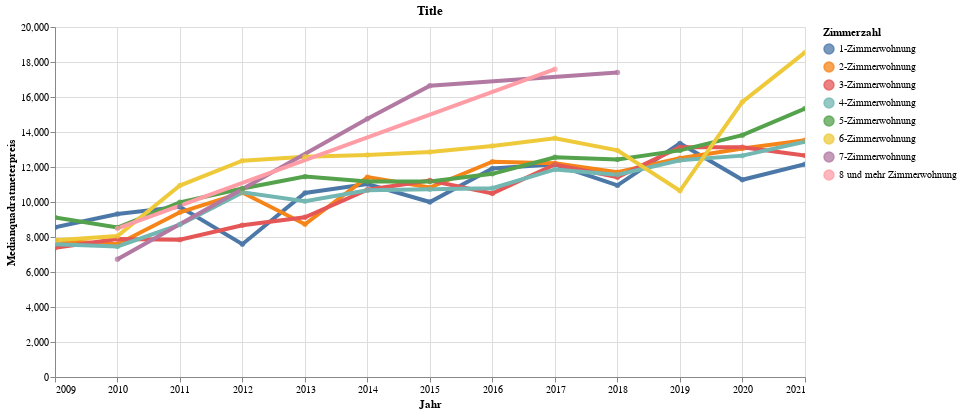

This figure's notebook cell:
### Code cell
highlight = alt.selection(type='single', on='mouseover', fields=['Zimmerzahl'], nearest=True)
#x='date:StichtagDatJahr',
base = alt.Chart(data2betested.reset_index().query('Anzahl_HAE != "1–3"'), title="Title").encode(
    x=alt.X('Jahr', axis=alt.Axis(title='Jahr'))# , axis=alt.Axis(format='%', title='percentage')
    , y=alt.X('Medianqmp', axis=alt.Axis(title='Medianquadratmeterpreis'))
    , color=alt.Color('Zimmerzahl', legend=alt.Legend(title="Zimmerzahl", orient="right"))  
    ,tooltip=['Jahr', 'Zimmerzahl','Medianqmp','Medianwhgpreis','Anzahl_HAE']    
)
points = base.mark_circle().encode(
    opacity=alt.value(0.75)
).add_selection(
    highlight
).properties(
    width=750 , height=350
)
lines = base.mark_line().encode(
    size=alt.condition(~highlight, alt.value(0.5), alt.value(4))
).interactive()

lines + points

### Figure 1 — Vega-Lite specification as saved in the notebook (floating-point values rounded to 4 significant figures)
{"config": {"view": {"continuousWidth": 400, "continuousHeight": 300}}, "layer": [{"mark": "line", "encoding": {"color": {"type": "nominal", "field": "Zimmerzahl", "legend": {"orient": "right", "title": "Zimmerzahl"}}, "size": {"condition": {"value": 0.5, "selection": {"not": "selector007"}}, "value": 4}, "tooltip": [{"type": "temporal", "field": "Jahr"}, {"type": "nominal", "field": "Zimmerzahl"}, {"type": "quantitative", "field": "Medianqmp"}, {"type": "quantitative", "field": "Medianwhgpreis"}, {"type": "nominal", "field": "Anzahl_HAE"}], "x": {"type": "temporal", "axis": {"title": "Jahr"}, "field": "Jahr"}, "y": {"type": "quantitative", "axis": {"title": "Medianquadratmeterpreis"}, "field": "Medianqmp"}}, "selection": {"selector008": {"type": "interval", "bind": "scales", "encodings": ["x", "y"]}}, "title": "Title"}, {"mark": "circle", "encoding": {"color": {"type": "nominal", "field": "Zimmerzahl", "legend": {"orient": "right", "title": "Zimmerzahl"}}, "opacity": {"value": 0.75}, "tooltip": [{"type": "temporal", "field": "Jahr"}, {"type": "nominal", "field": "Zimmerzahl"}, {"type": "quantitative", "field": "Medianqmp"}, {"type": "quantitative", "field": "Medianwhgpreis"}, {"type": "nominal", "field": "Anzahl_HAE"}], "x": {"type": "temporal", "axis": {"title": "Jahr"}, "field": "Jahr"}, "y": {"type": "quantitative", "axis": {"title": "Medianquadratmeterpreis"}, "field": "Medianqmp"}}, "height": 350, "selection": {"selector007": {"type": "single", "on": "mouseover", "fields": ["Zimmerzahl"], "nearest": true}}, "title": "Title", "width": 750}], "data": {"name": "data-95ebde701f9c97de69d7610c731fdbf0"}, "$schema": "https://vega.github.io/schema/vega-lite/v4.8.1.json", "datasets": {"data-95ebde701f9c97de69d7610c731fdbf0": [{"Jahr": "2009-01-01T00:00:00", "Zimmerzahl": "1-Zimmerwohnung", "Zimmerzahl_S": 1, "Medianqmp": 8550, "Medianwhgpreis": 265000, "Anzahl_HAE": "31"}, {"Jahr": "2009-01-01T00:00:00", "Zimmerzahl": "2-Zimmerwohnung", "Zimmerzahl_S": 2, "Medianqmp": 7800, "Medianwhgpreis": 505000, "Anzahl_HAE": "89"}, {"Jahr": "2009-01-01T00:00:00", "Zimmerzahl": "3-Zimmerwohnung", "Zimmerzahl_S": 3, "Medianqmp": 7390, "Medianwhgpreis": 698550, "Anzahl_HAE": "143"}, {"Jahr": "2009-01-01T00:00:00", "Zimmerzahl": "4-Zimmerwohnung", "Zimmerzahl_S": 4, "Medianqmp": 7580, "Medianwhgpreis": 855750, "Anzahl_HAE": "208"}, {"Jahr": "2009-01-01T00:00:00", "Zimmerzahl": "5-Zimmerwohnung", "Zimmerzahl_S": 5, "Medianqmp": 9120, "Medianwhgpreis": 1312500, "Anzahl_HAE": "83"}, {"Jahr": "2009-01-01T00:00:00", "Zimmerzahl": "6-Zimmerwohnung", "Zimmerzahl_S": 6, "Medianqmp": 7810, "Medianwhgpreis": 1465000, "Anzahl_HAE": "33"}, {"Jahr": "2010-01-01T00:00:00", "Zimmerzahl": "1-Zimmerwohnung", "Zimmerzahl_S": 1, "Medianqmp": 9310, "Medianwhgpreis": 293650, "Anzahl_HAE": "34"}, {"Jahr": "2010-01-01T00:00:00", "Zimmerzahl": "2-Zimmerwohnung", "Zimmerzahl_S": 2, "Medianqmp": 7590, "Medianwhgpreis": 522500, "Anzahl_HAE": "82"}, {"Jahr": "2010-01-01T00:00:00", "Zimmerzahl": "3-Zimmerwohnung", "Zimmerzahl_S": 3, "Medianqmp": 7890, "Medianwhgpreis": 790000, "Anzahl_HAE": "223"}, {"Jahr": "2010-01-01T00:00:00", "Zimmerzahl": "4-Zimmerwohnung", "Zimmerzahl_S": 4, "Medianqmp": 7460, "Medianwhgpreis": 940000, "Anzahl_HAE": "253"}, {"Jahr": "2010-01-01T00:00:00", "Zimmerzahl": "5-Zimmerwohnung", "Zimmerzahl_S": 5, "Medianqmp": 8540, "Medianwhgpreis": 1195000, "Anzahl_HAE": "113"}, {"Jahr": "2010-01-01T00:00:00", "Zimmerzahl": "6-Zimmerwohnung", "Zimmerzahl_S": 6, "Medianqmp": 8060, "Medianwhgpreis": 1725250, "Anzahl_HAE": "27"}, {"Jahr": "2010-01-01T00:00:00", "Zimmerzahl": "7-Zimmerwohnung", "Zimmerzahl_S": 7, "Medianqmp": 6730, "Medianwhgpreis": 1285000, "Anzahl_HAE": "6"}, {"Jahr": "2010-01-01T00:00:00", "Zimmerzahl": "8 und mehr Zimmerwohnung", "Zimmerzahl_S": 8, "Medianqmp": 8490, "Medianwhgpreis": 2737500, "Anzahl_HAE": "4"}, {"Jahr": "2011-01-01T00:00:00", "Zimmerzahl": "1-Zimmerwohnung", "Zimmerzahl_S": 1, "Medianqmp": 9730, "Medianwhgpreis": 311000, "Anzahl_HAE": "42"}, {"Jahr": "2011-01-01T00:00:00", "Zimmerzahl": "2-Zimmerwohnung", "Zimmerzahl_S": 2, "Medianqmp": 9410, "Medianwhgpreis": 642500, "Anzahl_HAE": "82"}, {"Jahr": "2011-01-01T00:00:00", "Zimmerzahl": "3-Zimmerwohnung", "Zimmerzahl_S": 3, "Medianqmp": 7850, "Medianwhgpreis": 747500, "Anzahl_HAE": "162"}, {"Jahr": "2011-01-01T00:00:00", "Zimmerzahl": "4-Zimmerwohnung", "Zimmerzahl_S": 4, "Medianqmp": 8710, "Medianwhgpreis": 1000000, "Anzahl_HAE": "183"}, {"Jahr": "2011-01-01T00:00:00", "Zimmerzahl": "5-Zimmerwohnung", "Zimmerzahl_S": 5, "Medianqmp": 9980, "Medianwhgpreis": 1450000, "Anzahl_HAE": "79"}, {"Jahr": "2011-01-01T00:00:00", "Zimmerzahl": "6-Zimmerwohnung", "Zimmerzahl_S": 6, "Medianqmp": 10940, "Medianwhgpreis": 1752500, "Anzahl_HAE": "14"}, {"Jahr": "2012-01-01T00:00:00", "Zimmerzahl": "1-Zimmerwohnung", "Zimmerzahl_S": 1, "Medianqmp": 7590, "Medianwhgpreis": 310000, "Anzahl_HAE": "39"}, {"Jahr": "2012-01-01T00:00:00", "Zimmerzahl": "2-Zimmerwohnung", "Zimmerzahl_S": 2, "Medianqmp": 10540, "Medianwhgpreis": 722000, "Anzahl_HAE": "69"}, {"Jahr": "2012-01-01T00:00:00", "Zimmerzahl": "3-Zimmerwohnung", "Zimmerzahl_S": 3, "Medianqmp": 8670, "Medianwhgpreis": 802000, "Anzahl_HAE": "154"}, {"Jahr": "2012-01-01T00:00:00", "Zimmerzahl": "4-Zimmerwohnung", "Zimmerzahl_S": 4, "Medianqmp": 10550, "Medianwhgpreis": 1340000, "Anzahl_HAE": "148"}, {"Jahr": "2012-01-01T00:00:00", "Zimmerzahl": "5-Zimmerwohnung", "Zimmerzahl_S": 5, "Medianqmp": 10770, "Medianwhgpreis": 1515000, "Anzahl_HAE": "54"}, {"Jahr": "2012-01-01T00:00:00", "Zimmerzahl": "6-Zimmerwohnung", "Zimmerzahl_S": 6, "Medianqmp": 12360, "Medianwhgpreis": 2215000, "Anzahl_HAE": "26"}, {"Jahr": "2013-01-01T00:00:00", "Zimmerzahl": "1-Zimmerwohnung", "Zimmerzahl_S": 1, "Medianqmp": 10520, "Medianwhgpreis": 315430, "Anzahl_HAE": "22"}, {"Jahr": "2013-01-01T00:00:00", "Zimmerzahl": "2-Zimmerwohnung", "Zimmerzahl_S": 2, "Medianqmp": 8730, "Medianwhgpreis": 795000, "Anzahl_HAE": "110"}, {"Jahr": "2013-01-01T00:00:00", "Zimmerzahl": "3-Zimmerwohnung", "Zimmerzahl_S": 3, "Medianqmp": 9130, "Medianwhgpreis": 940000, "Anzahl_HAE": "167"}, {"Jahr": "2013-01-01T00:00:00", "Zimmerzahl": "4-Zimmerwohnung", "Zimmerzahl_S": 4, "Medianqmp": 10050, "Medianwhgpreis": 1237500, "Anzahl_HAE": "152"}, {"Jahr": "2013-01-01T00:00:00", "Zimmerzahl": "5-Zimmerwohnung", "Zimmerzahl_S": 5, "Medianqmp": 11450, "Medianwhgpreis": 1608000, "Anzahl_HAE": "54"}, {"Jahr": "2013-01-01T00:00:00", "Zimmerzahl": "6-Zimmerwohnung", "Zimmerzahl_S": 6, "Medianqmp": 12580, "Medianwhgpreis": 2000000, "Anzahl_HAE": "11"}, {"Jahr": "2014-01-01T00:00:00", "Zimmerzahl": "1-Zimmerwohnung", "Zimmerzahl_S": 1, "Medianqmp": 11030, "Medianwhgpreis": 665000, "Anzahl_HAE": "87"}, {"Jahr": "2014-01-01T00:00:00", "Zimmerzahl": "2-Zimmerwohnung", "Zimmerzahl_S": 2, "Medianqmp": 11420, "Medianwhgpreis": 910000, "Anzahl_HAE": "141"}, {"Jahr": "2014-01-01T00:00:00", "Zimmerzahl": "3-Zimmerwohnung", "Zimmerzahl_S": 3, "Medianqmp": 10700, "Medianwhgpreis": 1060000, "Anzahl_HAE": "216"}, {"Jahr": "2014-01-01T00:00:00", "Zimmerzahl": "4-Zimmerwohnung", "Zimmerzahl_S": 4, "Medianqmp": 10670, "Medianwhgpreis": 1263000, "Anzahl_HAE": "151"}, {"Jahr": "2014-01-01T00:00:00", "Zimmerzahl": "5-Zimmerwohnung", "Zimmerzahl_S": 5, "Medianqmp": 11170, "Medianwhgpreis": 1720090, "Anzahl_HAE": "63"}, {"Jahr": "2014-01-01T00:00:00", "Zimmerzahl": "6-Zimmerwohnung", "Zimmerzahl_S": 6, "Medianqmp": 12690, "Medianwhgpreis": 2175000, "Anzahl_HAE": "14"}, {"Jahr": "2014-01-01T00:00:00", "Zimmerzahl": "7-Zimmerwohnung", "Zimmerzahl_S": 7, "Medianqmp": 14760, "Medianwhgpreis": 3435950, "Anzahl_HAE": "3-5"}, {"Jahr": "2015-01-01T00:00:00", "Zimmerzahl": "1-Zimmerwohnung", "Zimmerzahl_S": 1, "Medianqmp": 10000, "Medianwhgpreis": 470000, "Anzahl_HAE": "33"}, {"Jahr": "2015-01-01T00:00:00", "Zimmerzahl": "2-Zimmerwohnung", "Zimmerzahl_S": 2, "Medianqmp": 10830, "Medianwhgpreis": 755000, "Anzahl_HAE": "162"}, {"Jahr": "2015-01-01T00:00:00", "Zimmerzahl": "3-Zimmerwohnung", "Zimmerzahl_S": 3, "Medianqmp": 11230, "Medianwhgpreis": 1123000, "Anzahl_HAE": "285"}, {"Jahr": "2015-01-01T00:00:00", "Zimmerzahl": "4-Zimmerwohnung", "Zimmerzahl_S": 4, "Medianqmp": 10730, "Medianwhgpreis": 1360000, "Anzahl_HAE": "246"}, {"Jahr": "2015-01-01T00:00:00", "Zimmerzahl": "5-Zimmerwohnung", "Zimmerzahl_S": 5, "Medianqmp": 11170, "Medianwhgpreis": 1695000, "Anzahl_HAE": "105"}, {"Jahr": "2015-01-01T00:00:00", "Zimmerzahl": "6-Zimmerwohnung", "Zimmerzahl_S": 6, "Medianqmp": 12860, "Medianwhgpreis": 2142000, "Anzahl_HAE": "15"}, {"Jahr": "2015-01-01T00:00:00", "Zimmerzahl": "7-Zimmerwohnung", "Zimmerzahl_S": 7, "Medianqmp": 16640, "Medianwhgpreis": 2900000, "Anzahl_HAE": "4"}, {"Jahr": "2016-01-01T00:00:00", "Zimmerzahl": "1-Zimmerwohnung", "Zimmerzahl_S": 1, "Medianqmp": 11920, "Medianwhgpreis": 621000, "Anzahl_HAE": "43"}, {"Jahr": "2016-01-01T00:00:00", "Zimmerzahl": "2-Zimmerwohnung", "Zimmerzahl_S": 2, "Medianqmp": 12300, "Medianwhgpreis": 830000, "Anzahl_HAE": "107"}, {"Jahr": "2016-01-01T00:00:00", "Zimmerzahl": "3-Zimmerwohnung", "Zimmerzahl_S": 3, "Medianqmp": 10490, "Medianwhgpreis": 1045000, "Anzahl_HAE": "229"}, {"Jahr": "2016-01-01T00:00:00", "Zimmerzahl": "4-Zimmerwohnung", "Zimmerzahl_S": 4, "Medianqmp": 10790, "Medianwhgpreis": 1365000, "Anzahl_HAE": "208"}, {"Jahr": "2016-01-01T00:00:00", "Zimmerzahl": "5-Zimmerwohnung", "Zimmerzahl_S": 5, "Medianqmp": 11610, "Medianwhgpreis": 1755000, "Anzahl_HAE": "69"}, {"Jahr": "2016-01-01T00:00:00", "Zimmerzahl": "6-Zimmerwohnung", "Zimmerzahl_S": 6, "Medianqmp": 13200, "Medianwhgpreis": 2380000, "Anzahl_HAE": "11"}, {"Jahr": "2017-01-01T00:00:00", "Zimmerzahl": "1-Zimmerwohnung", "Zimmerzahl_S": 1, "Medianqmp": 12150, "Medianwhgpreis": 410000, "Anzahl_HAE": "27"}, {"Jahr": "2017-01-01T00:00:00", "Zimmerzahl": "2-Zimmerwohnung", "Zimmerzahl_S": 2, "Medianqmp": 12210, "Medianwhgpreis": 899150, "Anzahl_HAE": "114"}, {"Jahr": "2017-01-01T00:00:00", "Zimmerzahl": "3-Zimmerwohnung", "Zimmerzahl_S": 3, "Medianqmp": 12140, "Medianwhgpreis": 1110000, "Anzahl_HAE": "126"}, {"Jahr": "2017-01-01T00:00:00", "Zimmerzahl": "4-Zimmerwohnung", "Zimmerzahl_S": 4, "Medianqmp": 11860, "Medianwhgpreis": 1450000, "Anzahl_HAE": "179"}, {"Jahr": "2017-01-01T00:00:00", "Zimmerzahl": "5-Zimmerwohnung", "Zimmerzahl_S": 5, "Medianqmp": 12560, "Medianwhgpreis": 1900000, "Anzahl_HAE": "71"}, {"Jahr": "2017-01-01T00:00:00", "Zimmerzahl": "6-Zimmerwohnung", "Zimmerzahl_S": 6, "Medianqmp": 13640, "Medianwhgpreis": 2990000, "Anzahl_HAE": "21"}, {"Jahr": "2017-01-01T00:00:00", "Zimmerzahl": "8 und mehr Zimmerwohnung", "Zimmerzahl_S": 8, "Medianqmp": 17590, "Medianwhgpreis": 5335000, "Anzahl_HAE": "5-7"}, {"Jahr": "2018-01-01T00:00:00", "Zimmerzahl": "1-Zimmerwohnung", "Zimmerzahl_S": 1, "Medianqmp": 10950, "Medianwhgpreis": 730000, "Anzahl_HAE": "36"}, {"Jahr": "2018-01-01T00:00:00", "Zimmerzahl": "2-Zimmerwohnung", "Zimmerzahl_S": 2, "Medianqmp": 11700, "Medianwhgpreis": 750000, "Anzahl_HAE": "97"}, {"Jahr": "2018-01-01T00:00:00", "Zimmerzahl": "3-Zimmerwohnung", "Zimmerzahl_S": 3, "Medianqmp": 11420, "Medianwhgpreis": 1020000, "Anzahl_HAE": "186"}, {"Jahr": "2018-01-01T00:00:00", "Zimmerzahl": "4-Zimmerwohnung", "Zimmerzahl_S": 4, "Medianqmp": 11560, "Medianwhgpreis": 1362500, "Anzahl_HAE": "178"}, {"Jahr": "2018-01-01T00:00:00", "Zimmerzahl": "5-Zimmerwohnung", "Zimmerzahl_S": 5, "Medianqmp": 12430, "Medianwhgpreis": 1752500, "Anzahl_HAE": "72"}, {"Jahr": "2018-01-01T00:00:00", "Zimmerzahl": "6-Zimmerwohnung", "Zimmerzahl_S": 6, "Medianqmp": 12950, "Medianwhgpreis": 2550000, "Anzahl_HAE": "11"}, {"Jahr": "2018-01-01T00:00:00", "Zimmerzahl": "7-Zimmerwohnung", "Zimmerzahl_S": 7, "Medianqmp": 17400, "Medianwhgpreis": 3300000, "Anzahl_HAE": "4"}, {"Jahr": "2019-01-01T00:00:00", "Zimmerzahl": "1-Zimmerwohnung", "Zimmerzahl_S": 1, "Medianqmp": 13350, "Medianwhgpreis": 525000, "Anzahl_HAE": "26"}, {"Jahr": "2019-01-01T00:00:00", "Zimmerzahl": "2-Zimmerwohnung", "Zimmerzahl_S": 2, "Medianqmp": 12500, "Medianwhgpreis": 820000, "Anzahl_HAE": "81"}, {"Jahr": "2019-01-01T00:00:00", "Zimmerzahl": "3-Zimmerwohnung", "Zimmerzahl_S": 3, "Medianqmp": 13130, "Medianwhgpreis": 1212500, "Anzahl_HAE": "136"}, {"Jahr": "2019-01-01T00:00:00", "Zimmerzahl": "4-Zimmerwohnung", "Zimmerzahl_S": 4, "Medianqmp": 12380, "Medianwhgpreis": 1380000, "Anzahl_HAE": "141"}, {"Jahr": "2019-01-01T00:00:00", "Zimmerzahl": "5-Zimmerwohnung", "Zimmerzahl_S": 5, "Medianqmp": 12950, "Medianwhgpreis": 1750000, "Anzahl_HAE": "52"}, {"Jahr": "2019-01-01T00:00:00", "Zimmerzahl": "6-Zimmerwohnung", "Zimmerzahl_S": 6, "Medianqmp": 10640, "Medianwhgpreis": 1725000, "Anzahl_HAE": "6-10"}, {"Jahr": "2020-01-01T00:00:00", "Zimmerzahl": "1-Zimmerwohnung", "Zimmerzahl_S": 1, "Medianqmp": 11270, "Medianwhgpreis": 388080, "Anzahl_HAE": "34"}, {"Jahr": "2020-01-01T00:00:00", "Zimmerzahl": "2-Zimmerwohnung", "Zimmerzahl_S": 2, "Medianqmp": 13060, "Medianwhgpreis": 868000, "Anzahl_HAE": "100"}, {"Jahr": "2020-01-01T00:00:00", "Zimmerzahl": "3-Zimmerwohnung", "Zimmerzahl_S": 3, "Medianqmp": 13130, "Medianwhgpreis": 1172500, "Anzahl_HAE": "172"}, {"Jahr": "2020-01-01T00:00:00", "Zimmerzahl": "4-Zimmerwohnung", "Zimmerzahl_S": 4, "Medianqmp": 12650, "Medianwhgpreis": 1495000, "Anzahl_HAE": "165"}, {"Jahr": "2020-01-01T00:00:00", "Zimmerzahl": "5-Zimmerwohnung", "Zimmerzahl_S": 5, "Medianqmp": 13820, "Medianwhgpreis": 2100000, "Anzahl_HAE": "57"}, {"Jahr": "2020-01-01T00:00:00", "Zimmerzahl": "6-Zimmerwohnung", "Zimmerzahl_S": 6, "Medianqmp": 15720, "Medianwhgpreis": 2550000, "Anzahl_HAE": "21"}, {"Jahr": "2021-01-01T00:00:00", "Zimmerzahl": "1-Zimmerwohnung", "Zimmerzahl_S": 1, "Medianqmp": 12160, "Medianwhgpreis": 610000, "Anzahl_HAE": "110"}, {"Jahr": "2021-01-01T00:00:00", "Zimmerzahl": "2-Zimmerwohnung", "Zimmerzahl_S": 2, "Medianqmp": 13530, "Medianwhgpreis": 825000, "Anzahl_HAE": "99"}, {"Jahr": "2021-01-01T00:00:00", "Zimmerzahl": "3-Zimmerwohnung", "Zimmerzahl_S": 3, "Medianqmp": 12650, "Medianwhgpreis": 1192000, "Anzahl_HAE": "284"}, {"Jahr": "2021-01-01T00:00:00", "Zimmerzahl": "4-Zimmerwohnung", "Zimmerzahl_S": 4, "Medianqmp": 13450, "Medianwhgpreis": 1545000, "Anzahl_HAE": "243"}, {"Jahr": "2021-01-01T00:00:00", "Zimmerzahl": "5-Zimmerwohnung", "Zimmerzahl_S": 5, "Medianqmp": 15340, "Medianwhgpreis": 2207500, "Anzahl_HAE": "74"}, {"Jahr": "2021-01-01T00:00:00", "Zimmerzahl": "6-Zimmerwohnung", "Zimmerzahl_S": 6, "Medianqmp": 18550, "Medianwhgpreis": 2880000, "Anzahl_HAE": "7-9"}]}}
